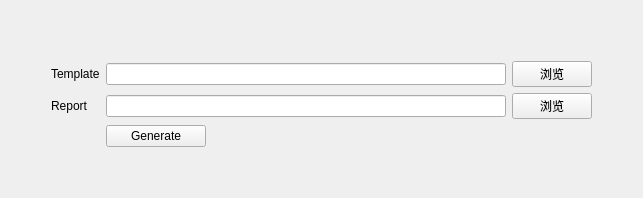
      <widget class="QWidget" name="page2">
       <layout class="QVBoxLayout" name="verticalLayout_10">
        <item>
         <layout class="QGridLayout" name="gridLayout_5">
          <property name="topMargin">
           <number>50</number>
          </property>
          <item row="1" column="0">
           <spacer name="horizontalSpacer_6">
            <property name="orientation">
             <enum>Qt::Horizontal</enum>
            </property>
            <property name="sizeHint" stdset="0">
             <size>
              <width>40</width>
              <height>20</height>
             </size>
            </property>
           </spacer>
          </item>
          <item row="2" column="2">
           <widget class="QPushButton" name="button_run">
            <property name="minimumSize">
             <size>
              <width>20</width>
              <height>20</height>
             </size>
            </property>
            <property name="maximumSize">
             <size>
              <width>100</width>
              <height>16777215</height>
             </size>
            </property>
            <property name="text">
             <string>Generate</string>
            </property>
           </widget>
          </item>
          <item row="0" column="1">
           <widget class="QLabel" name="label_5">
            <property name="text">
             <string>Template</string>
            </property>
           </widget>
          </item>
          <item row="0" column="2">
           <widget class="QLineEdit" name="lineEdit_7">
            <property name="minimumSize">
             <size>
              <width>400</width>
              <height>20</height>
             </size>
            </property>
           </widget>
          </item>
          <item row="1" column="4">
           <spacer name="horizontalSpacer_8">
            <property name="orientation">
             <enum>Qt::Horizontal</enum>
            </property>
            <property name="sizeHint" stdset="0">
             <size>
              <width>40</width>
              <height>20</height>
             </size>
            </property>
           </spacer>
          </item>
          <item row="0" column="4">
           <spacer name="horizontalSpacer_9">
            <property name="orientation">
             <enum>Qt::Horizontal</enum>
            </property>
            <property name="sizeHint" stdset="0">
             <size>
              <width>40</width>
              <height>20</height>
             </size>
            </property>
           </spacer>
          </item>
          <item row="0" column="3">
           <widget class="QPushButton" name="button_modul">
            <property name="text">
             <string>浏览</string>
            </property>
           </widget>
          </item>
          <item row="1" column="1">
           <widget class="QLabel" name="label_6">
            <property name="text">
             <string>Report</string>
            </property>
           </widget>
          </item>
          <item row="1" column="2">
           <widget class="QLineEdit" name="lineEdit_8">
            <property name="minimumSize">
             <size>
              <width>400</width>
              <height>20</height>
             </size>
            </property>
           </widget>
          </item>
          <item row="2" column="0">
           <spacer name="horizontalSpacer_10">
            <property name="orientation">
             <enum>Qt::Horizontal</enum>
            </property>
            <property name="sizeHint" stdset="0">
             <size>
              <width>40</width>
              <height>20</height>
             </size>
            </property>
           </spacer>
          </item>
          <item row="3" column="2">
           <spacer name="verticalSpacer_2">
            <property name="orientation">
             <enum>Qt::Vertical</enum>
            </property>
            <property name="sizeHint" stdset="0">
             <size>
              <width>20</width>
              <height>40</height>
             </size>
            </property>
           </spacer>
          </item>
          <item row="0" column="0">
           <spacer name="horizontalSpacer_11">
            <property name="orientation">
             <enum>Qt::Horizontal</enum>
            </property>
            <property name="sizeHint" stdset="0">
             <size>
              <width>40</width>
              <height>20</height>
             </size>
            </property>
           </spacer>
          </item>
          <item row="1" column="3">
           <widget class="QPushButton" name="button_ouput">
            <property name="text">
             <string>浏览</string>
            </property>
           </widget>
          </item>
         </layout>
        </item>
       </layout>
      </widget>
